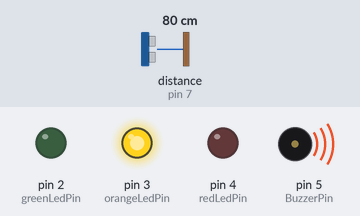
Simulated run of this sketch. Board: Arduino Uno, built with avr-gcc and run on an emulated ATmega328P. Parts: output pins drawn as LEDs (lit = HIGH), buzzer (waves = sounding, pin HIGH). Wiring (inferred from the names in the program): ultrasonic range finder: trigger pin 6; echo pin 7. The test bench sets the inputs (shaded band); at power-on: distance to the obstacle (sensor on pin 7) 80 cm. The echo pulse lasts 58.3 µs per cm; pins used as bus, display or sensor lines are not drawn.

Above: at 1.27 s.
1.3 s: distance to the obstacle (sensor on pin 7) set to 55 cm
4.3 s: distance to the obstacle (sensor on pin 7) set to 46 cm
7.3 s: distance to the obstacle (sensor on pin 7) set to 120 cm
At 7.8 s:
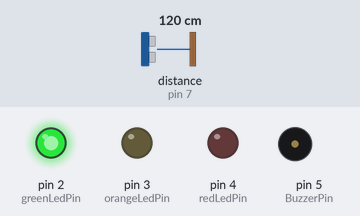
8.8 s: distance to the obstacle (sensor on pin 7) set to 106 cm
10.3 s: distance to the obstacle (sensor on pin 7) set to 97 cm
At 10.51 s:
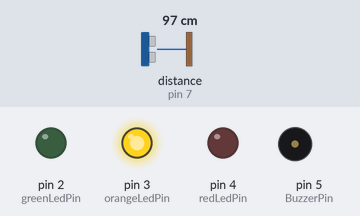
13.3 s: distance to the obstacle (sensor on pin 7) set to 2 cm
At 14.2 s:
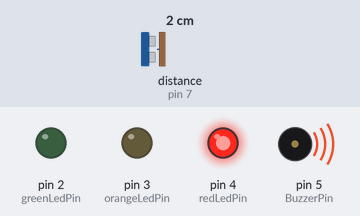
Timing chart, 0 to 17.3 s (numbered marks = the images above; inputs shaded):
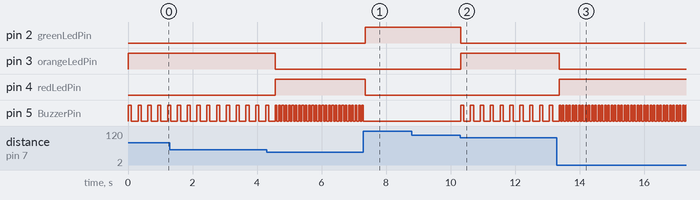

The sketch:

parking_sensor.ino
```cpp
const int greenLedPin = 2;
const int orangeLedPin = 3;
const int redLedPin = 4;
const int BuzzerPin = 5;
const int trigPin = 6;
const int echoPin = 7;
void setup(){
	pinMode(greenLedPin,OUTPUT);
  	pinMode(orangeLedPin,OUTPUT);
  	pinMode(redLedPin,OUTPUT);
	pinMode(BuzzerPin,OUTPUT);
  	pinMode(trigPin,OUTPUT);
  	pinMode(echoPin,INPUT);
}
void loop(){
 digitalWrite(trigPin,LOW);
 delayMicroseconds(2);
 digitalWrite(trigPin,HIGH);
 delayMicroseconds(10);
 digitalWrite(trigPin,LOW);
 float duration = pulseIn(echoPin,HIGH);
 float Distance = ((duration*0.034)/2);
   if(Distance > 100)
 {
 	digitalWrite(greenLedPin,HIGH);
    digitalWrite(orangeLedPin,LOW);
    digitalWrite(redLedPin,LOW);
    digitalWrite(BuzzerPin,LOW);

 }else if(Distance <= 100 && Distance > 50)
 {
 	digitalWrite(greenLedPin,LOW);
    digitalWrite(orangeLedPin,HIGH);
    digitalWrite(redLedPin,LOW);
    digitalWrite(BuzzerPin,HIGH);
 	delay(100);
    digitalWrite(BuzzerPin,LOW);
 	delay(200);
 }else if(Distance <= 50){

 	digitalWrite(greenLedPin,LOW);
    digitalWrite(orangeLedPin,LOW);
    digitalWrite(redLedPin,HIGH);
    digitalWrite(BuzzerPin,HIGH);
 	delay(50);
    digitalWrite(BuzzerPin,LOW);
 	delay(50);
 }
}
```

Measured:
- the behaviour switches between 102 and 101 cm on distance to the obstacle (sensor on pin 7) (found by bisection; images 1 and 2)
- after the input at 4.3 s, pin 3 (orangeLedPin): HIGH → LOW after 0.27 s; pin 4 (redLedPin): LOW → HIGH after 0.27 s
- after the input at 7.3 s, pin 2 (greenLedPin): LOW → HIGH after 0.06 s; pin 4 (redLedPin): HIGH → LOW after 0.06 s; pin 5 (BuzzerPin): goes on until 7.3 s, then stays LOW
- after the input at 8.8 s, every drawn part: stays the same
- after the input at 10.3 s, pin 2 (greenLedPin): HIGH → LOW at once; pin 3 (orangeLedPin): LOW → HIGH at once; pin 5 (BuzzerPin): alternates HIGH for 0.10 s and LOW for 0.21 s, starting at once
- after the input at 13.3 s, pin 3 (orangeLedPin): HIGH → LOW after 0.07 s; pin 4 (redLedPin): LOW → HIGH after 0.07 s; pin 5 (BuzzerPin): alternates HIGH for 0.05 s and LOW for 0.05 s, starting after 0.12 s
- by itself, pin 5 (BuzzerPin): repeats every 0.10 s: HIGH 0.05 s, LOW 0.05 s
